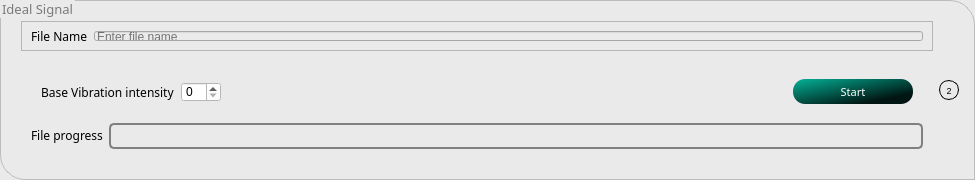
                 <widget class="QGroupBox" name="idealGroupBox">
                  <property name="enabled">
                   <bool>true</bool>
                  </property>
                  <property name="minimumSize">
                   <size>
                    <width>0</width>
                    <height>180</height>
                   </size>
                  </property>
                  <property name="maximumSize">
                   <size>
                    <width>16777215</width>
                    <height>200</height>
                   </size>
                  </property>
                  <property name="font">
                   <font>
                    <family>Ubuntu Light</family>
                    <pointsize>10</pointsize>
                   </font>
                  </property>
                  <property name="styleSheet">
                   <string notr="true">QGroupBox{margin: 2ex;
		border: 1px solid rgb(188, 188, 188);
		border-bottom-left-radius: 25px;
		border-top-right-radius: 25px;
		background-color: rgb(234, 234, 234);
}
QGroupBox::title {
    subcontrol-origin: margin;
    subcontrol-position: top left; /* position at the top center */
    padding: 0px  15x 0px  10px;
    background-color: none;
	border-top-right-radius: 5px;
	font: 20 20pt &quot;Ubuntu Light&quot;;    color:rgb(122, 122, 122);
}</string>
                  </property>
                  <property name="title">
                   <string>Ideal Signal</string>
                  </property>
                  <property name="checkable">
                   <bool>false</bool>
                  </property>
                  <layout class="QHBoxLayout" name="horizontalLayout_14">
                   <property name="leftMargin">
                    <number>20</number>
                   </property>
                   <property name="topMargin">
                    <number>20</number>
                   </property>
                   <property name="rightMargin">
                    <number>15</number>
                   </property>
                   <property name="bottomMargin">
                    <number>20</number>
                   </property>
                   <item>
                    <layout class="QVBoxLayout" name="verticalLayout_11">
                     <item>
                      <widget class="QFrame" name="frame_27">
                       <property name="minimumSize">
                        <size>
                         <width>0</width>
                         <height>30</height>
                        </size>
                       </property>
                       <property name="maximumSize">
                        <size>
                         <width>16777215</width>
                         <height>30</height>
                        </size>
                       </property>
                       <property name="styleSheet">
                        <string notr="true">background-color: rgb(234, 234, 234);</string>
                       </property>
                       <property name="frameShape">
                        <enum>QFrame::StyledPanel</enum>
                       </property>
                       <property name="frameShadow">
                        <enum>QFrame::Raised</enum>
                       </property>
                       <layout class="QHBoxLayout" name="horizontalLayout_27">
                        <item>
                         <widget class="QLabel" name="label_19">
                          <property name="font">
                           <font>
                            <family>Ubuntu Light</family>
                           </font>
                          </property>
                          <property name="text">
                           <string>File Name</string>
                          </property>
                         </widget>
                        </item>
                        <item>
                         <widget class="QLineEdit" name="idealFileName">
                          <property name="styleSheet">
                           <string notr="true">background-color: rgb(234, 234, 234);
font: 300 9pt &quot;Ubuntu Light&quot;;
</string>
                          </property>
                          <property name="placeholderText">
                           <string>Enter file name</string>
                          </property>
                         </widget>
                        </item>
                       </layout>
                      </widget>
                     </item>
                     <item>
                      <widget class="QFrame" name="frame_8">
                       <property name="styleSheet">
                        <string notr="true">background-color: transparent;</string>
                       </property>
                       <property name="frameShape">
                        <enum>QFrame::StyledPanel</enum>
                       </property>
                       <property name="frameShadow">
                        <enum>QFrame::Raised</enum>
                       </property>
                       <layout class="QVBoxLayout" name="verticalLayout_6">
                        <item>
                         <widget class="QFrame" name="frame_12">
                          <property name="frameShape">
                           <enum>QFrame::StyledPanel</enum>
                          </property>
                          <property name="frameShadow">
                           <enum>QFrame::Raised</enum>
                          </property>
                          <layout class="QHBoxLayout" name="horizontalLayout_26">
                           <item>
                            <widget class="QLabel" name="label_5">
                             <property name="font">
                              <font>
                               <family>Ubuntu Light</family>
                              </font>
                             </property>
                             <property name="text">
                              <string>Base Vibration intensity</string>
                             </property>
                            </widget>
                           </item>
                           <item>
                            <widget class="QSpinBox" name="idealBasePWM">
                             <property name="minimumSize">
                              <size>
                               <width>40</width>
                               <height>20</height>
                              </size>
                             </property>
                             <property name="maximumSize">
                              <size>
                               <width>40</width>
                               <height>20</height>
                              </size>
                             </property>
                             <property name="styleSheet">
                              <string notr="true">background-color: rgb(255, 255, 255);
color: rgb(0, 0, 0);</string>
                             </property>
                             <property name="maximum">
                              <number>9</number>
                             </property>
                            </widget>
                           </item>
                           <item>
                            <spacer name="horizontalSpacer_2">
                             <property name="orientation">
                              <enum>Qt::Horizontal</enum>
                             </property>
                             <property name="sizeHint" stdset="0">
                              <size>
                               <width>566</width>
                               <height>8</height>
                              </size>
                             </property>
                            </spacer>
                           </item>
                           <item>
                            <widget class="QPushButton" name="startIdealGenerationBtn">
                             <property name="minimumSize">
                              <size>
                               <width>120</width>
                               <height>25</height>
                              </size>
                             </property>
                             <property name="maximumSize">
                              <size>
                               <width>120</width>
                               <height>25</height>
                              </size>
                             </property>
                             <property name="font">
                              <font>
                               <family>Ubuntu Light</family>
                               <pointsize>8</pointsize>
                              </font>
                             </property>
                             <property name="toolTip">
                              <string>Start Generating signal</string>
                             </property>
                             <property name="styleSheet">
                              <string notr="true">background-color: qlineargradient(spread:pad, x1:0.042, y1:0.0397727, x2:0.949, y2:0.971591, stop:0 rgba(4, 170, 145, 255), stop:0.812207 rgba(1, 21, 18, 255));
color: rgb(255, 255, 255);
border-radius:12px;</string>
                             </property>
                             <property name="text">
                              <string>Start</string>
                             </property>
                            </widget>
                           </item>
                          </layout>
                         </widget>
                        </item>
                        <item>
                         <layout class="QHBoxLayout" name="horizontalLayout_10">
                          <item>
                           <widget class="QLabel" name="label_31">
                            <property name="minimumSize">
                             <size>
                              <width>0</width>
                              <height>25</height>
                             </size>
                            </property>
                            <property name="maximumSize">
                             <size>
                              <width>16777215</width>
                              <height>25</height>
                             </size>
                            </property>
                            <property name="font">
                             <font>
                              <family>Ubuntu Light</family>
                             </font>
                            </property>
                            <property name="styleSheet">
                             <string notr="true"/>
                            </property>
                            <property name="text">
                             <string>File progress</string>
                            </property>
                           </widget>
                          </item>
                          <item>
                           <widget class="QProgressBar" name="idealSignalProgressBar">
                            <property name="styleSheet">
                             <string notr="true">QProgressBar {
    border: 2px solid grey;
    border-radius: 5px;
}

QProgressBar::chunk {
    background-color: rgb(1, 34, 29);
    width: 20px;
	border-radius: 5px;
	margin:0.5px;
}</string>
                            </property>
                            <property name="value">
                             <number>0</number>
                            </property>
                            <property name="alignment">
                             <set>Qt::AlignRight|Qt::AlignTrailing|Qt::AlignVCenter</set>
                            </property>
                            <property name="textVisible">
                             <bool>false</bool>
                            </property>
                            <property name="orientation">
                             <enum>Qt::Horizontal</enum>
                            </property>
                           </widget>
                          </item>
                         </layout>
                        </item>
                       </layout>
                      </widget>
                     </item>
                    </layout>
                   </item>
                   <item>
                    <widget class="QFrame" name="frame_42">
                     <property name="minimumSize">
                      <size>
                       <width>20</width>
                       <height>20</height>
                      </size>
                     </property>
                     <property name="maximumSize">
                      <size>
                       <width>20</width>
                       <height>20</height>
                      </size>
                     </property>
                     <property name="styleSheet">
                      <string notr="true">QFrame{
	font: 7pt &quot;Ubuntu&quot;;
	border-radius:  10px;
	border: 1px solid;
}
</string>
                     </property>
                     <property name="frameShape">
                      <enum>QFrame::StyledPanel</enum>
                     </property>
                     <property name="frameShadow">
                      <enum>QFrame::Raised</enum>
                     </property>
                     <layout class="QHBoxLayout" name="horizontalLayout_37">
                      <property name="spacing">
                       <number>0</number>
                      </property>
                      <property name="leftMargin">
                       <number>0</number>
                      </property>
                      <property name="topMargin">
                       <number>0</number>
                      </property>
                      <property name="rightMargin">
                       <number>0</number>
                      </property>
                      <property name="bottomMargin">
                       <number>0</number>
                      </property>
                      <item>
                       <widget class="QLabel" name="label_32">
                        <property name="font">
                         <font>
                          <family>Ubuntu</family>
                          <pointsize>7</pointsize>
                          <italic>false</italic>
                          <bold>false</bold>
                         </font>
                        </property>
                        <property name="layoutDirection">
                         <enum>Qt::LeftToRight</enum>
                        </property>
                        <property name="styleSheet">
                         <string notr="true">border: 0px solid;
background: transparent;</string>
                        </property>
                        <property name="text">
                         <string>2</string>
                        </property>
                        <property name="alignment">
                         <set>Qt::AlignCenter</set>
                        </property>
                       </widget>
                      </item>
                     </layout>
                    </widget>
                   </item>
                  </layout>
                 </widget>
